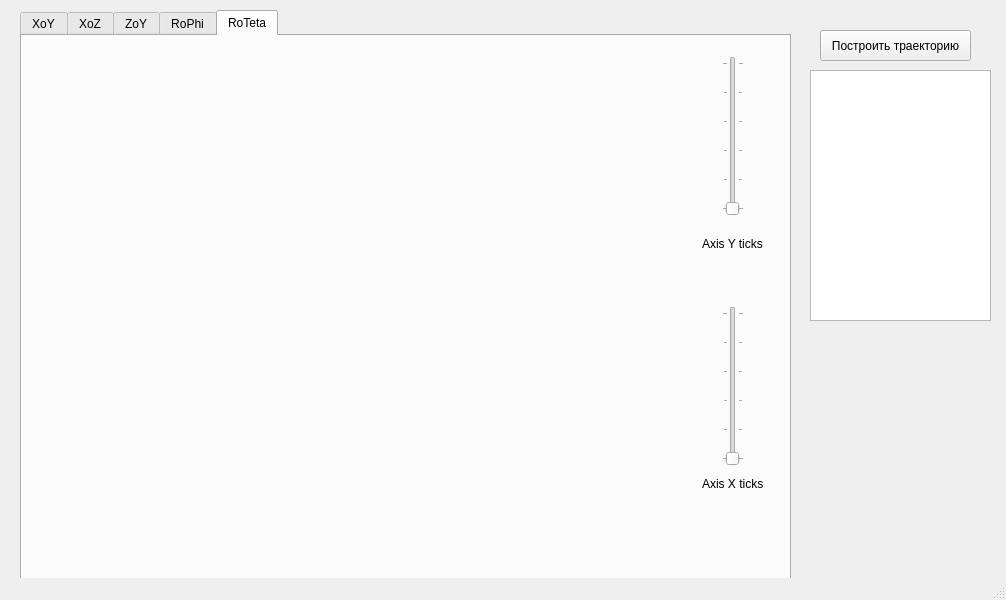
<?xml version="1.0" encoding="UTF-8"?>
<ui version="4.0">
 <class>MainWindow</class>
 <widget class="QMainWindow" name="MainWindow">
  <property name="geometry">
   <rect>
    <x>0</x>
    <y>0</y>
    <width>1006</width>
    <height>600</height>
   </rect>
  </property>
  <property name="mouseTracking">
   <bool>true</bool>
  </property>
  <property name="focusPolicy">
   <enum>Qt::NoFocus</enum>
  </property>
  <property name="windowTitle">
   <string>MainWindow</string>
  </property>
  <widget class="QWidget" name="centralwidget">
   <widget class="QTabWidget" name="tabWidget">
    <property name="geometry">
     <rect>
      <x>20</x>
      <y>10</y>
      <width>771</width>
      <height>571</height>
     </rect>
    </property>
    <property name="currentIndex">
     <number>4</number>
    </property>
    <widget class="QWidget" name="tab">
     <attribute name="title">
      <string>XoY</string>
     </attribute>
     <widget class="QSlider" name="XoYAxisYslider">
      <property name="geometry">
       <rect>
        <x>680</x>
        <y>60</y>
        <width>22</width>
        <height>160</height>
       </rect>
      </property>
      <property name="minimum">
       <number>5</number>
      </property>
      <property name="maximum">
       <number>10</number>
      </property>
      <property name="orientation">
       <enum>Qt::Vertical</enum>
      </property>
      <property name="tickPosition">
       <enum>QSlider::TicksBothSides</enum>
      </property>
      <property name="tickInterval">
       <number>1</number>
      </property>
     </widget>
     <widget class="QSlider" name="XoYaxisYslider">
      <property name="geometry">
       <rect>
        <x>680</x>
        <y>290</y>
        <width>22</width>
        <height>160</height>
       </rect>
      </property>
      <property name="minimum">
       <number>5</number>
      </property>
      <property name="maximum">
       <number>10</number>
      </property>
      <property name="orientation">
       <enum>Qt::Vertical</enum>
      </property>
      <property name="tickPosition">
       <enum>QSlider::TicksBothSides</enum>
      </property>
      <property name="tickInterval">
       <number>1</number>
      </property>
     </widget>
     <widget class="QLabel" name="label_4">
      <property name="geometry">
       <rect>
        <x>660</x>
        <y>240</y>
        <width>71</width>
        <height>16</height>
       </rect>
      </property>
      <property name="text">
       <string>Axis Y ticks</string>
      </property>
     </widget>
     <widget class="QLabel" name="label_6">
      <property name="geometry">
       <rect>
        <x>660</x>
        <y>460</y>
        <width>71</width>
        <height>16</height>
       </rect>
      </property>
      <property name="text">
       <string>Axis X ticks</string>
      </property>
     </widget>
     <widget class="my_view" name="xy_view" native="true">
      <property name="geometry">
       <rect>
        <x>0</x>
        <y>0</y>
        <width>651</width>
        <height>511</height>
       </rect>
      </property>
     </widget>
    </widget>
    <widget class="QWidget" name="tab_2">
     <attribute name="title">
      <string>XoZ</string>
     </attribute>
     <widget class="QSlider" name="XoZAxisYslider">
      <property name="geometry">
       <rect>
        <x>690</x>
        <y>60</y>
        <width>22</width>
        <height>160</height>
       </rect>
      </property>
      <property name="minimum">
       <number>5</number>
      </property>
      <property name="maximum">
       <number>10</number>
      </property>
      <property name="orientation">
       <enum>Qt::Vertical</enum>
      </property>
      <property name="tickPosition">
       <enum>QSlider::TicksBothSides</enum>
      </property>
      <property name="tickInterval">
       <number>1</number>
      </property>
     </widget>
     <widget class="QSlider" name="XoZAxisXslider">
      <property name="geometry">
       <rect>
        <x>690</x>
        <y>270</y>
        <width>22</width>
        <height>160</height>
       </rect>
      </property>
      <property name="minimum">
       <number>5</number>
      </property>
      <property name="maximum">
       <number>10</number>
      </property>
      <property name="orientation">
       <enum>Qt::Vertical</enum>
      </property>
      <property name="tickPosition">
       <enum>QSlider::TicksBothSides</enum>
      </property>
      <property name="tickInterval">
       <number>1</number>
      </property>
     </widget>
     <widget class="QLabel" name="label_3">
      <property name="geometry">
       <rect>
        <x>670</x>
        <y>230</y>
        <width>71</width>
        <height>16</height>
       </rect>
      </property>
      <property name="text">
       <string>Axis Y ticks</string>
      </property>
     </widget>
     <widget class="QLabel" name="label_5">
      <property name="geometry">
       <rect>
        <x>670</x>
        <y>440</y>
        <width>71</width>
        <height>16</height>
       </rect>
      </property>
      <property name="text">
       <string>Axis X ticks</string>
      </property>
     </widget>
     <widget class="my_view" name="xz_view" native="true">
      <property name="geometry">
       <rect>
        <x>0</x>
        <y>0</y>
        <width>661</width>
        <height>511</height>
       </rect>
      </property>
     </widget>
    </widget>
    <widget class="QWidget" name="tab_3">
     <attribute name="title">
      <string>ZoY</string>
     </attribute>
     <widget class="QSlider" name="ZoYAxisYslider">
      <property name="geometry">
       <rect>
        <x>690</x>
        <y>50</y>
        <width>22</width>
        <height>160</height>
       </rect>
      </property>
      <property name="minimum">
       <number>5</number>
      </property>
      <property name="maximum">
       <number>10</number>
      </property>
      <property name="orientation">
       <enum>Qt::Vertical</enum>
      </property>
      <property name="tickPosition">
       <enum>QSlider::TicksBothSides</enum>
      </property>
      <property name="tickInterval">
       <number>1</number>
      </property>
     </widget>
     <widget class="QSlider" name="ZoYAxisXslider">
      <property name="geometry">
       <rect>
        <x>690</x>
        <y>260</y>
        <width>22</width>
        <height>160</height>
       </rect>
      </property>
      <property name="minimum">
       <number>5</number>
      </property>
      <property name="maximum">
       <number>10</number>
      </property>
      <property name="orientation">
       <enum>Qt::Vertical</enum>
      </property>
      <property name="tickPosition">
       <enum>QSlider::TicksBothSides</enum>
      </property>
      <property name="tickInterval">
       <number>1</number>
      </property>
     </widget>
     <widget class="QLabel" name="label">
      <property name="geometry">
       <rect>
        <x>670</x>
        <y>220</y>
        <width>71</width>
        <height>16</height>
       </rect>
      </property>
      <property name="text">
       <string>Axis Y ticks</string>
      </property>
     </widget>
     <widget class="QLabel" name="label_2">
      <property name="geometry">
       <rect>
        <x>670</x>
        <y>430</y>
        <width>71</width>
        <height>16</height>
       </rect>
      </property>
      <property name="text">
       <string>Axis X ticks</string>
      </property>
     </widget>
     <widget class="my_view" name="zy_view" native="true">
      <property name="geometry">
       <rect>
        <x>0</x>
        <y>0</y>
        <width>661</width>
        <height>511</height>
       </rect>
      </property>
     </widget>
    </widget>
    <widget class="QWidget" name="tab_4">
     <attribute name="title">
      <string>RoPhi</string>
     </attribute>
     <widget class="my_view" name="rphi_view" native="true">
      <property name="geometry">
       <rect>
        <x>0</x>
        <y>0</y>
        <width>661</width>
        <height>521</height>
       </rect>
      </property>
     </widget>
     <widget class="QSlider" name="RoPhiAxisYSlider">
      <property name="geometry">
       <rect>
        <x>700</x>
        <y>50</y>
        <width>22</width>
        <height>160</height>
       </rect>
      </property>
      <property name="minimum">
       <number>5</number>
      </property>
      <property name="maximum">
       <number>10</number>
      </property>
      <property name="orientation">
       <enum>Qt::Vertical</enum>
      </property>
      <property name="tickPosition">
       <enum>QSlider::TicksBothSides</enum>
      </property>
      <property name="tickInterval">
       <number>1</number>
      </property>
     </widget>
     <widget class="QSlider" name="RoPhiAxisXSlider">
      <property name="geometry">
       <rect>
        <x>700</x>
        <y>270</y>
        <width>22</width>
        <height>160</height>
       </rect>
      </property>
      <property name="minimum">
       <number>5</number>
      </property>
      <property name="maximum">
       <number>10</number>
      </property>
      <property name="orientation">
       <enum>Qt::Vertical</enum>
      </property>
      <property name="tickPosition">
       <enum>QSlider::TicksBothSides</enum>
      </property>
      <property name="tickInterval">
       <number>1</number>
      </property>
     </widget>
     <widget class="QLabel" name="label_7">
      <property name="geometry">
       <rect>
        <x>680</x>
        <y>220</y>
        <width>71</width>
        <height>16</height>
       </rect>
      </property>
      <property name="text">
       <string>Axis Y ticks</string>
      </property>
     </widget>
     <widget class="QLabel" name="label_9">
      <property name="geometry">
       <rect>
        <x>680</x>
        <y>440</y>
        <width>71</width>
        <height>16</height>
       </rect>
      </property>
      <property name="text">
       <string>Axis X ticks</string>
      </property>
     </widget>
    </widget>
    <widget class="QWidget" name="tab_5">
     <attribute name="title">
      <string>RoTeta</string>
     </attribute>
     <widget class="my_view" name="rteta_view" native="true">
      <property name="geometry">
       <rect>
        <x>0</x>
        <y>0</y>
        <width>661</width>
        <height>511</height>
       </rect>
      </property>
     </widget>
     <widget class="QSlider" name="RoTetaAxisYSlider">
      <property name="geometry">
       <rect>
        <x>700</x>
        <y>20</y>
        <width>22</width>
        <height>160</height>
       </rect>
      </property>
      <property name="minimum">
       <number>5</number>
      </property>
      <property name="maximum">
       <number>10</number>
      </property>
      <property name="orientation">
       <enum>Qt::Vertical</enum>
      </property>
      <property name="tickPosition">
       <enum>QSlider::TicksBothSides</enum>
      </property>
      <property name="tickInterval">
       <number>1</number>
      </property>
     </widget>
     <widget class="QSlider" name="RoTetaAxisXSlider">
      <property name="geometry">
       <rect>
        <x>700</x>
        <y>270</y>
        <width>22</width>
        <height>160</height>
       </rect>
      </property>
      <property name="minimum">
       <number>5</number>
      </property>
      <property name="maximum">
       <number>10</number>
      </property>
      <property name="orientation">
       <enum>Qt::Vertical</enum>
      </property>
      <property name="tickPosition">
       <enum>QSlider::TicksBothSides</enum>
      </property>
      <property name="tickInterval">
       <number>1</number>
      </property>
     </widget>
     <widget class="QLabel" name="label_8">
      <property name="geometry">
       <rect>
        <x>680</x>
        <y>200</y>
        <width>71</width>
        <height>16</height>
       </rect>
      </property>
      <property name="text">
       <string>Axis Y ticks</string>
      </property>
     </widget>
     <widget class="QLabel" name="label_10">
      <property name="geometry">
       <rect>
        <x>680</x>
        <y>440</y>
        <width>71</width>
        <height>16</height>
       </rect>
      </property>
      <property name="text">
       <string>Axis X ticks</string>
      </property>
     </widget>
    </widget>
   </widget>
   <widget class="QPushButton" name="startBtn">
    <property name="geometry">
     <rect>
      <x>820</x>
      <y>30</y>
      <width>151</width>
      <height>31</height>
     </rect>
    </property>
    <property name="text">
     <string>Построить траекторию</string>
    </property>
   </widget>
   <widget class="QTextEdit" name="textEdit">
    <property name="geometry">
     <rect>
      <x>810</x>
      <y>70</y>
      <width>181</width>
      <height>251</height>
     </rect>
    </property>
    <property name="readOnly">
     <bool>true</bool>
    </property>
   </widget>
  </widget>
  <widget class="QMenuBar" name="menubar">
   <property name="geometry">
    <rect>
     <x>0</x>
     <y>0</y>
     <width>1006</width>
     <height>26</height>
    </rect>
   </property>
  </widget>
  <widget class="QStatusBar" name="statusbar"/>
 </widget>
 <customwidgets>
  <customwidget>
   <class>my_view</class>
   <extends>QWidget</extends>
   <header>my_view.h</header>
   <container>1</container>
  </customwidget>
 </customwidgets>
 <resources/>
 <connections/>
</ui>
